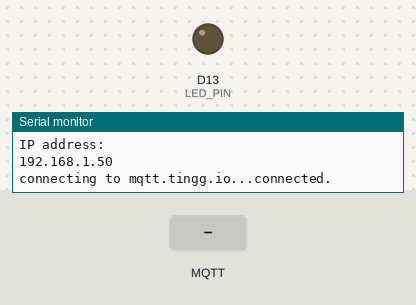
The sketch below on a simulated Arduino Nano 33 IoT. Shown: output pins drawn as LEDs (lit = HIGH), the last lines printed to the serial monitor. Inputs (shaded band) come from the test bench. WiFi joins after 1.5 s; servers stay silent unless stated; no MQTT or app messages arrive unless stated.

Above: at 2.7 s.
2.8 s: MQTT message "1" arrives on the first subscribed topic
At 3.2 s:
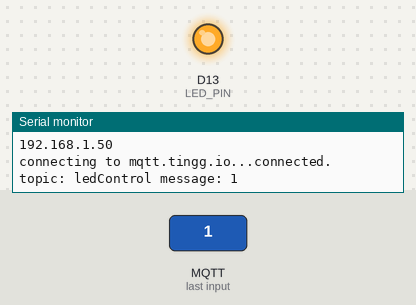
4.3 s: MQTT message "0" arrives on the first subscribed topic
At 5.6 s:
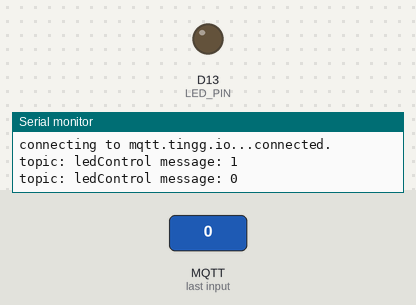
Timing chart, 0 to 7.3 s (numbered marks = the images above; inputs shaded):
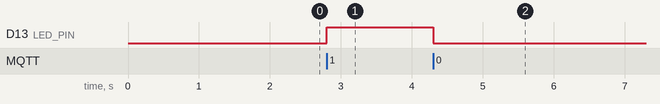

Measured:
- after the input at 2.8 s, D13 (LED_PIN): LOW → HIGH at once
- after the input at 4.3 s, D13 (LED_PIN): HIGH → LOW at once

The sketch:

mqtt_nano33_LED.ino
```cpp
#include <WiFiNINA.h>
#include <PubSubClient.h>
#include "credentials.h"

#define LED_PIN   LED_BUILTIN

const char* ssid = networkSSID;
const char* password = networkPASSWORD;
const char* mqttServer = mqttSERVER;
const char* mqttUsername = mqttUSERNAME;
const char* mqttPassword = thingKEY;
const char* mqttDeviceId = thingID;

char subTopic[] = "ledControl";     //payload[0] will control/set LED
char pubTopic[] = "ledState";       //payload[0] will have ledState value

WiFiClient wifiClient;
PubSubClient client(wifiClient);
long lastMsg = 0;
char msg[50];
int value = 0;
int ledState = 0;

void setup_wifi()
{
  delay(10);

  Serial.println();
  Serial.print("Connecting to wifi ");
  Serial.println(ssid);

  WiFi.begin(ssid, password);

  while (WiFi.status() != WL_CONNECTED)
  {
    delay(500);
    Serial.print(".");
  }

  randomSeed(micros());

  Serial.println("");
  Serial.println("WiFi connected");
  Serial.println("IP address: ");
  Serial.println(WiFi.localIP());
}

void callback(char* topic, byte* payload, unsigned int length)
{
  Serial.print("topic: ");
  Serial.print(topic);
  Serial.print(" message: ");
  for (int i = 0; i < length; i++)
  {
    Serial.print((char)payload[i]);
  }
  Serial.println();

  if ((char)payload[0] == '1')
  {
    digitalWrite(LED_PIN, HIGH);
    ledState = 1;
    char payLoad[1];
    itoa(ledState, payLoad, 10);
    client.publish(pubTopic, payLoad);
  }
  else
  {
    digitalWrite(LED_PIN, LOW);
    ledState = 0;
    char payLoad[1];
    itoa(ledState, payLoad, 10);
    client.publish(pubTopic, payLoad);
  }

}

void reconnect()
{
  while (!client.connected())
  {
    Serial.print("connecting to mqtt.tingg.io...");

    if (client.connect(mqttDeviceId, mqttUsername, mqttPassword))
    {
      Serial.println("connected.");
      client.subscribe(subTopic);
    } else
    {
      Serial.print("failed, rc=");
      Serial.print(client.state());
      Serial.println(" try again in 5 seconds");
      delay(5000);
    }
  }
}

void setup()
{
  pinMode(LED_PIN, OUTPUT);
  Serial.begin(115200);
  setup_wifi();
  client.setServer(mqttServer, 1883);
  client.setCallback(callback);
}

void loop()
{
  if (!client.connected())
  {
    reconnect();
  }
  client.loop();

  long now = millis();
  if (now - lastMsg > 5000)
  {
    lastMsg = now;
    char payLoad[1];
    itoa(ledState, payLoad, 10);
    client.publish(pubTopic, payLoad);
  }
}
```

credentials.h
```cpp
char networkSSID[] = "YOURSSID";
char networkPASSWORD[] = "YOURWIFIPASSWORD";

char mqttSERVER[] = "mqtt.tingg.io";
char mqttUSERNAME[] = "thing";
char thingID[] = "YOUR_THING_ID";
char thingKEY[] = "YOUR_THING_KEY";
```
